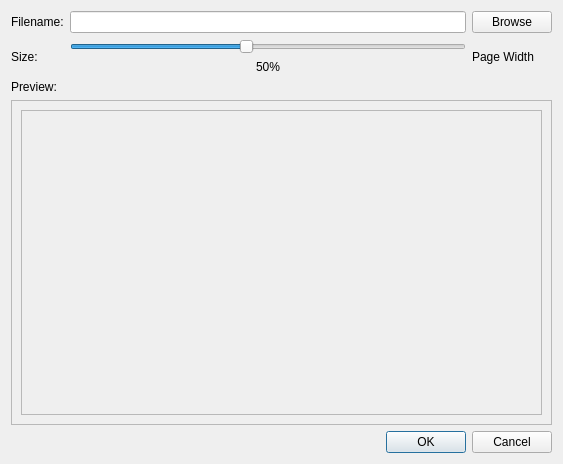
<?xml version="1.0" encoding="UTF-8"?>
<ui version="4.0">
 <class>Dialog</class>
 <widget class="QDialog" name="Dialog">
  <property name="geometry">
   <rect>
    <x>0</x>
    <y>0</y>
    <width>563</width>
    <height>464</height>
   </rect>
  </property>
  <property name="windowTitle">
   <string>Dialog</string>
  </property>
  <layout class="QVBoxLayout" name="verticalLayout_2">
   <item>
    <layout class="QGridLayout" name="gridLayout">
     <item row="0" column="0">
      <widget class="QLabel" name="label">
       <property name="text">
        <string>Filename:</string>
       </property>
      </widget>
     </item>
     <item row="0" column="1">
      <widget class="QLineEdit" name="ImageFileName"/>
     </item>
     <item row="0" column="2">
      <widget class="QPushButton" name="BrowseButton">
       <property name="text">
        <string>Browse</string>
       </property>
      </widget>
     </item>
     <item row="1" column="0">
      <widget class="QLabel" name="label_2">
       <property name="text">
        <string>Size:</string>
       </property>
      </widget>
     </item>
     <item row="1" column="1">
      <layout class="QVBoxLayout" name="verticalLayout">
       <item>
        <widget class="QSlider" name="SizeSlider">
         <property name="minimum">
          <number>10</number>
         </property>
         <property name="maximum">
          <number>100</number>
         </property>
         <property name="singleStep">
          <number>10</number>
         </property>
         <property name="pageStep">
          <number>10</number>
         </property>
         <property name="sliderPosition">
          <number>50</number>
         </property>
         <property name="orientation">
          <enum>Qt::Horizontal</enum>
         </property>
         <property name="tickInterval">
          <number>10</number>
         </property>
        </widget>
       </item>
       <item>
        <widget class="QLabel" name="SizeLabel">
         <property name="text">
          <string>50%</string>
         </property>
         <property name="alignment">
          <set>Qt::AlignCenter</set>
         </property>
        </widget>
       </item>
      </layout>
     </item>
     <item row="1" column="2">
      <widget class="QLabel" name="label_4">
       <property name="text">
        <string>Page Width</string>
       </property>
      </widget>
     </item>
    </layout>
   </item>
   <item>
    <widget class="QLabel" name="label_5">
     <property name="sizePolicy">
      <sizepolicy hsizetype="Preferred" vsizetype="Fixed">
       <horstretch>0</horstretch>
       <verstretch>0</verstretch>
      </sizepolicy>
     </property>
     <property name="text">
      <string>Preview:</string>
     </property>
    </widget>
   </item>
   <item>
    <widget class="QFrame" name="frame">
     <property name="sizePolicy">
      <sizepolicy hsizetype="Preferred" vsizetype="Expanding">
       <horstretch>0</horstretch>
       <verstretch>0</verstretch>
      </sizepolicy>
     </property>
     <property name="frameShape">
      <enum>QFrame::StyledPanel</enum>
     </property>
     <property name="frameShadow">
      <enum>QFrame::Raised</enum>
     </property>
     <layout class="QVBoxLayout" name="verticalLayout_3">
      <item>
       <widget class="QScrollArea" name="scrollArea">
        <property name="widgetResizable">
         <bool>true</bool>
        </property>
        <widget class="QWidget" name="scrollAreaWidgetContents">
         <property name="geometry">
          <rect>
           <x>0</x>
           <y>0</y>
           <width>515</width>
           <height>244</height>
          </rect>
         </property>
         <layout class="QVBoxLayout" name="verticalLayout_4">
          <item>
           <widget class="QLabel" name="image_label">
            <property name="text">
             <string/>
            </property>
           </widget>
          </item>
         </layout>
        </widget>
       </widget>
      </item>
     </layout>
    </widget>
   </item>
   <item>
    <widget class="QDialogButtonBox" name="buttonBox">
     <property name="orientation">
      <enum>Qt::Horizontal</enum>
     </property>
     <property name="standardButtons">
      <set>QDialogButtonBox::Cancel|QDialogButtonBox::Ok</set>
     </property>
    </widget>
   </item>
  </layout>
 </widget>
 <resources/>
 <connections>
  <connection>
   <sender>buttonBox</sender>
   <signal>accepted()</signal>
   <receiver>Dialog</receiver>
   <slot>accept()</slot>
   <hints>
    <hint type="sourcelabel">
     <x>248</x>
     <y>254</y>
    </hint>
    <hint type="destinationlabel">
     <x>157</x>
     <y>274</y>
    </hint>
   </hints>
  </connection>
  <connection>
   <sender>buttonBox</sender>
   <signal>rejected()</signal>
   <receiver>Dialog</receiver>
   <slot>reject()</slot>
   <hints>
    <hint type="sourcelabel">
     <x>316</x>
     <y>260</y>
    </hint>
    <hint type="destinationlabel">
     <x>286</x>
     <y>274</y>
    </hint>
   </hints>
  </connection>
 </connections>
</ui>
